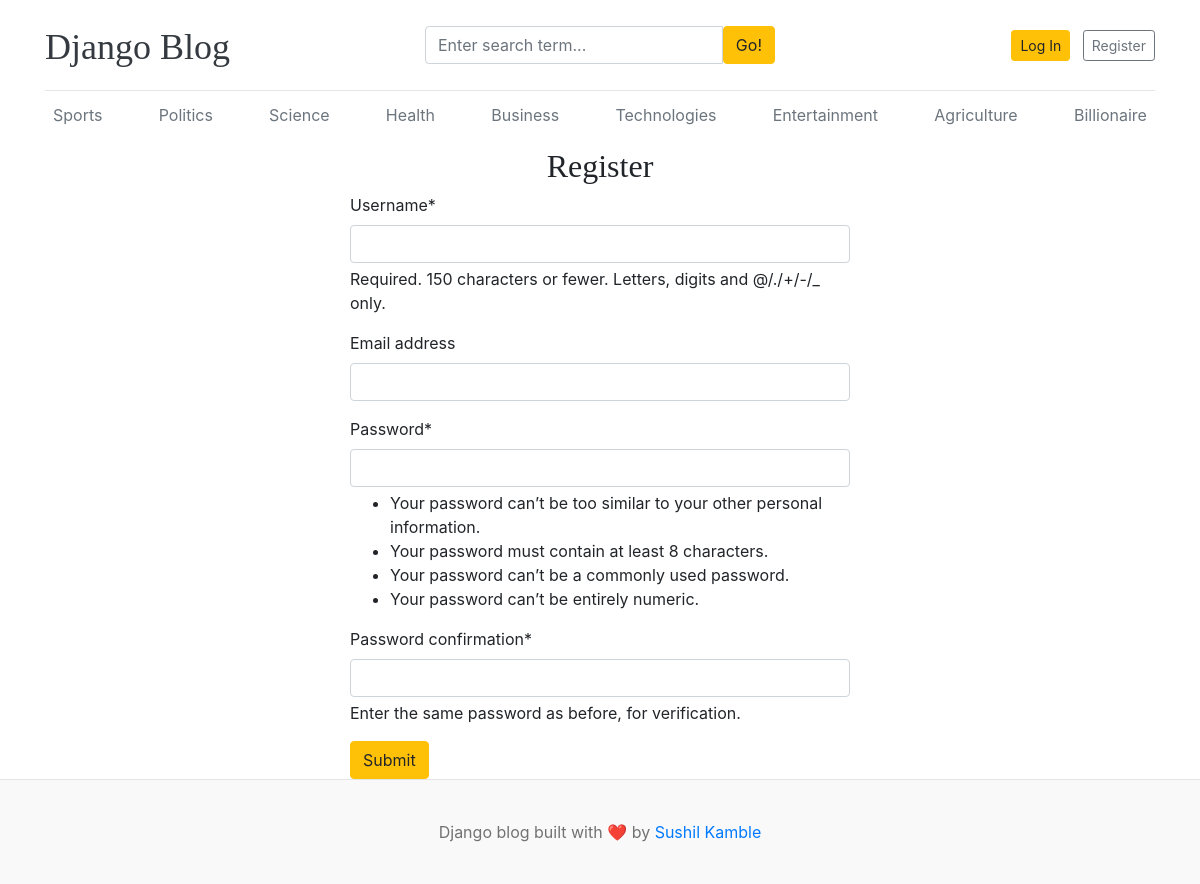
Screenshot of /register/ with the database file from the repository.
### blogs/models.py (models this page shows, shortened)
class Category(models.Model):
    category_name = models.CharField(max_length=100, unique=True)
    created_at = models.DateTimeField(auto_now_add=True)
    updated_at = models.DateTimeField(auto_now=True)
    class Meta:
        verbose_name_plural = 'categories'

### blog_main/views.py (the view)
# urls.py: path('register/', views.register, name = 'register'),
def register(request):
    if request.method == 'POST':
        form = RegistrationForm(request.POST)
        if form.is_valid():
            form.save()
            return redirect('register')
        else:
            print(form.errors)
    else:
        form = RegistrationForm()
    context = {
        "form" : form,
    }
    return render(request, 'register.html', context)

### blog_main/forms.py
class RegistrationForm(UserCreationForm):
    class Meta:
        model = User
        fields = ('username', 'email', 'password1', 'password2')

### blogs/context_processors.py (called while the page is built)
def get_categories(request):
    categories = Category.objects.all()
    return dict(categories=categories)

def get_social_links(request):
    socialLinks = SocialLinks.objects.all()
    return dict(socialLinks = socialLinks)

### templates/register.html (shortened to what this page needs)
{% extends 'base.html' %}
{% block content %}
{% load crispy_forms_tags %}
    <h2 class="text-center">Register</h2>
    <form action="{% url 'register' %}" method="POST" style="width: 500px; margin:auto">
        {{ form | crispy }}
        <button type="submit" class="btn btn-warning">Submit</button>
    </form>
{% endblock content %}

### templates/base.html (shortened to what this page needs)
{% load static %}
<!DOCTYPE html>
<html lang="en">
<head>
    <link href="https://getbootstrap.com/docs/4.0/dist/css/bootstrap.min.css" rel="stylesheet">
    <link href="{% static 'css/blog.css' %}" rel="stylesheet">
    <link rel="stylesheet" href="https://cdnjs.cloudflare.com/ajax/libs/
font-awesome/5.15.2/css/all.min.css" />
</head>
<body>
    <div class="container">
        <header class="blog-header py-3">
            <div class="row flex-nowrap justify-content-between align-items-center">
                <div class="col-4 pt-1">
                    <a class="blog-header-logo text-dark" href="/">Django Blog</a>
                </div>
                <div class="col-4">
                    <form action="{% url 'search' %}" method="GET">
                        <div class="input-group">
                            <input class="form-control" type="text" value="{{ keyword }}" name="keyword"
                                placeholder="Enter search term..." aria-label="Enter search term..."
                                aria-describedby="button-search" />
                            <button type="submit" class="btn btn-warning" id="button-search" type="button">Go!</button>
                        </div>
                    </form>
                </div>
                <div class="col-4 d-flex justify-content-end align-items-center">
                    {% if not user.is_authenticated %}
                    <a class="btn btn-sm btn-warning" href="{% url 'login' %}">Log In</a>&nbsp;
                    <a class="btn btn-sm btn-outline-secondary ml-2" href="{% url 'register' %}">Register</a>
                    {% else %}
                    <span><a href="{% url 'dashboard' %}">Dashboard</a></span>
                    &emsp;
                    <span><button class="btn btn-warning"><a href="{% url 'logout' %}">Logout</a></button></span>
                    {% endif %}
                </div>
            </div>
        </header>
        <div class="nav-scroller py-1 mb-2">
            <nav class="nav d-flex justify-content-between">
                {% for cat in categories %}
                <a class="p-2 text-muted" href="{% url 'posts_by_category' cat.id %}">
                    {{ cat.category_name }}
                </a>
                {% endfor %}
            </nav>
        </div>
        {% block content %}
        {% endblock %}
    </div>
    <footer class="blog-footer">
        <p>Django blog built with ❤️ by <a href="#">Sushil Kamble</a></p>
    </footer>
</body>
</html>

### blog_main/static/css/blog.css (style rules this page uses)
.blog-header { border-bottom: 1px solid #e5e5e5; }
.blog-header-logo { font-family: "Playfair Display", Georgia, "Times New Roman", serif ; font-size: 2.25rem; }
h1, h2, h3, h4, h5, h6 { font-family: "Playfair Display", Georgia, "Times New Roman", serif ; }
.blog-footer { padding: 2.5rem 0; color: #727272; text-align: center; background-color: #f9f9f9; border-top: .05rem solid #e5e5e5; }
.blog-footer p:last-child { margin-bottom: 0; }

### rows the page displays
Category: category_name "Sports"
Category: category_name "Politics"
Category: category_name "Science"
Category: category_name "Health"
Category: category_name "Business"
Category: category_name "Technologies"
Category: category_name "Entertainment"
Category: category_name "Agriculture"
Category: category_name "Billionaire"
